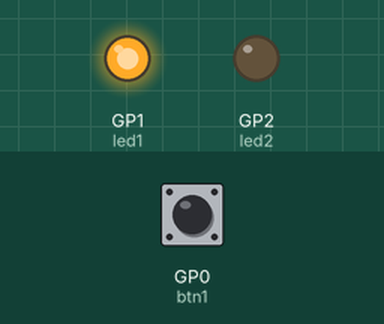
A program run on a simulated Raspberry Pi Pico running MicroPython. Shown: output pins drawn as LEDs (lit = HIGH). The inputs (shaded band) are chosen by the test bench; at power-on: GP0 (btn1) HIGH.

Above: at 1.2 s.
1.3 s: GP0 (btn1) pulled LOW for 0.15 s
At 1.38 s:
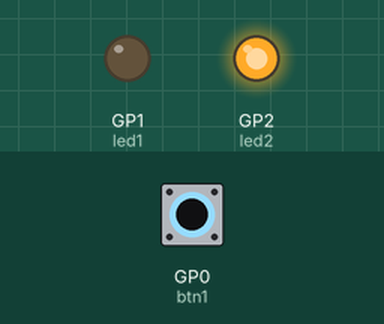
2.9 s: GP0 (btn1) pulled LOW for 3.2 s
At 6.4 s:
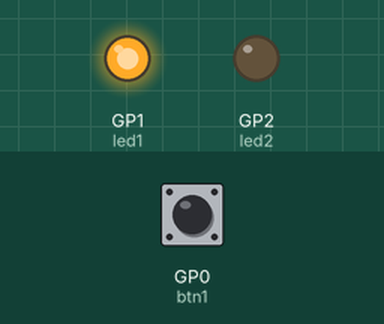
Timing chart, 0 to 7.9 s (numbered marks = the images above; inputs shaded):
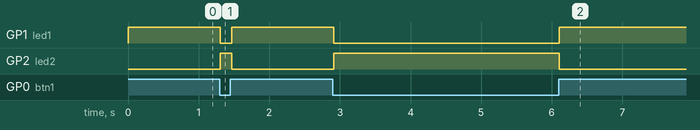

Measured:
- after the input at 1.3 s, GP1 (led1): HIGH → LOW at once, → HIGH 0.16 s later; GP2 (led2): LOW → HIGH at once, → LOW 0.16 s later
- after the input at 2.9 s, GP1 (led1): HIGH → LOW at once, → HIGH 3.2 s later; GP2 (led2): LOW → HIGH at once, → LOW 3.2 s later

The program:

Pico-TwoLEDTest.py
```python
from machine import Pin
from time import sleep

# inital pin
btn1 = Pin(0, Pin.IN, Pin.PULL_UP)
led1 = Pin(1, Pin.OUT)
led2 = Pin(2, Pin.OUT)
btn1_status = 0

while True:
    btn1_status = btn1.value()
    if btn1.value() == 1:
        led1.value(1)
        led2.value(0)
    else:
        led1.value(0)
        led2.value(1)
    sleep(0.02)
```
